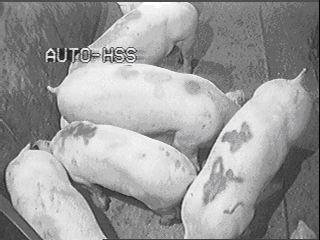
//> input picture Morphological Image Analysis/Test_image.bmp, 320 x 240 px
$ ./lab6a1   (built with g++ and OpenCV 4)
//> lines starting //> are read from the running program, lines starting //| are printed output that depends on the picture; after the words box and inside, x2 and y2 are one past the last pixel; in counts of white or black regions, pixels touching at a corner belong together
#include <iostream>
#include <opencv2/opencv.hpp>
#include <math.h>

using namespace cv;
using namespace std;

//#define n 11
//int n=11;

//Function for printing images
void printimage(string windowname, Mat image) {

	namedWindow(windowname, CV_WINDOW_AUTOSIZE);
	imshow(windowname, image);
	//waitKey(0);
}
// 11*11 Erosion Function
Mat Erosion(Mat binaryMat, int mask[11][11]) {
	cv::Mat erosionMat(binaryMat.size(), binaryMat.type());
	for (int i = 0; i < binaryMat.rows; i++) {
		for (int j = 0; j < binaryMat.cols; j++) {
			erosionMat.at<uchar>(i, j) = 0;
		}
	}


	for (int i = 2; i < binaryMat.rows - 2; i++) {
		for (int j = 2; j < binaryMat.cols - 2; j++) {
			int currentpixelvalue = 255;
			int count = 0;
			int setflag = 0;
			for (int a = -2; a <= 2; a++) {

				for (int b = -2; b <= 2; b++) {

					if (mask[a + 2][b + 2] == binaryMat.at<uchar>(i + a, j + b)) {

					}
					else { setflag = 1; }

				}

			}
			if (setflag == 0)
				erosionMat.at<uchar>(i, j) = currentpixelvalue;

		}

	}

	return erosionMat;
}
// [72 lines of commented-out code are left out]
Mat Dilation(Mat binaryMat, int mask[11][11]) {
	cv::Mat dilatedMat(binaryMat.size(), binaryMat.type());
	for (int i = 0; i < binaryMat.rows; i++) {
		for (int j = 0; j < binaryMat.cols; j++) {
			dilatedMat.at<uchar>(i, j) = 0;
		}
	}


	for (int i = 2; i < binaryMat.rows - 2; i++) {
		for (int j = 2; j < binaryMat.cols - 2; j++) {
			int currentpixelvalue = 255;
			int count = 0;
			int setflag = 1;
			for (int a = -2; a <= 2; a++) {


				for (int b = -2; b <= 2; b++) {

					if (mask[a + 2][b + 2] == binaryMat.at<uchar>(i + a, j + b)) {
						setflag = 0;
					}

				}

			}
			if (setflag == 0)
				dilatedMat.at<uchar>(i, j) = currentpixelvalue;

		}

	}
	return dilatedMat;
}


int main()
{
	int n = 11;
	//int m = 11;
	int o = 3;
	//int mask[5][5] = { {255,255,255,255,255},{255,255,255,255,255 },{255,255,255,255,255 },{ 255,255,255,255,255 },{ 255,255,255,255,255 } };
	// generating masks dynamically of a particular range
	int mask[11][11];
	for (int a = 0; a < n; a++) {
		for (int b = 0; b < n; b++) {
			mask[a][b] = 255;
		}
	}

	int mask2[3][3];
	for (int a = 0; a < o; a++) {
		for (int b = 0; b < o; b++) {
			mask2[a][b] = 255;
		}
	}

	Mat image;

	// LOAD image
	image = imread("Test_image.bmp", CV_LOAD_IMAGE_GRAYSCALE);
//> image: 240 rows x 320 cols, CV_8UC1; min 4, max 255, mean 154.2


	cv::Mat binaryMat(image.size(), image.type());
	cv::Mat dilatedMat(image.size(), image.type());
	cv::Mat erodedMat(image.size(), image.type());

	for (int i = 0; i < image.rows; i++) {
		for (int j = 0; j < image.cols; j++) {
			if (image.at<uchar>(i, j) < 170) {
				binaryMat.at<uchar>(i, j) = 0;
			}
			else binaryMat.at<uchar>(i, j) = 255;
		}
	}
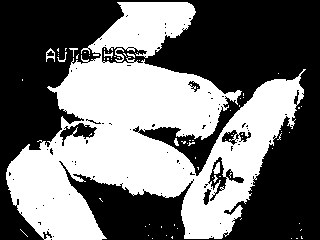
//> binaryMat: 240 rows x 320 cols, CV_8UC1; 44.5% white; 75 white regions (67 under 20 px), largest, box (x1, y1, x2, y2) and area: (6, 2, 306, 240) 33706, (115, 48, 124, 62) 56, (213, 162, 220, 174) 56


	printimage("Original Image", image);
	//waitKey(0);
	printimage("Binary Image", binaryMat);
	//waitKey(0);

	erodedMat = Erosion(binaryMat,mask);
//> after the loop in Erosion, `for (int i = 0; i < binaryMat.rows; i++)`: erosionMat: 240 rows x 320 cols, CV_8UC1; every value is 0
//> after the loop in Erosion, `for (int i = 2; i < binaryMat.rows - 2; i++)`:
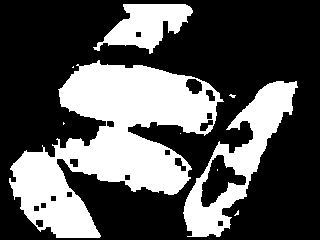
//> erosionMat: 240 rows x 320 cols, CV_8UC1; 33.7% white; 9 white regions (6 under 20 px), largest, box (x1, y1, x2, y2) and area: (9, 60, 224, 238) 17835, (183, 81, 298, 237) 5438, (93, 4, 193, 54) 2592
	printimage("Eroded Image", erodedMat);
	//createTrackbar("Size filter n*n", "Eroded Image", &n, 20);

	dilatedMat = Dilation(binaryMat, mask);
//> after the loop in Dilation, `for (int i = 2; i < binaryMat.rows - 2; i++)`:
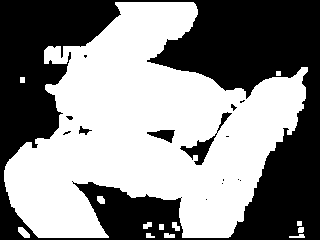
//> dilatedMat: 240 rows x 320 cols, CV_8UC1; 53.7% white; 15 black regions (9 under 20 px), largest, box (x1, y1, x2, y2) and area: (0, 0, 320, 240) 34730, (180, 112, 232, 165) 477, (147, 130, 175, 143) 200, (79, 126, 92, 135) 53, (231, 104, 237, 111) 21, (66, 116, 73, 120) 20
	printimage("Dilated Image", dilatedMat);
	//createTrackbar("Size filter n*n", "Dilated Image", &n, 20);

	waitKey(0);

	return 0;
}
